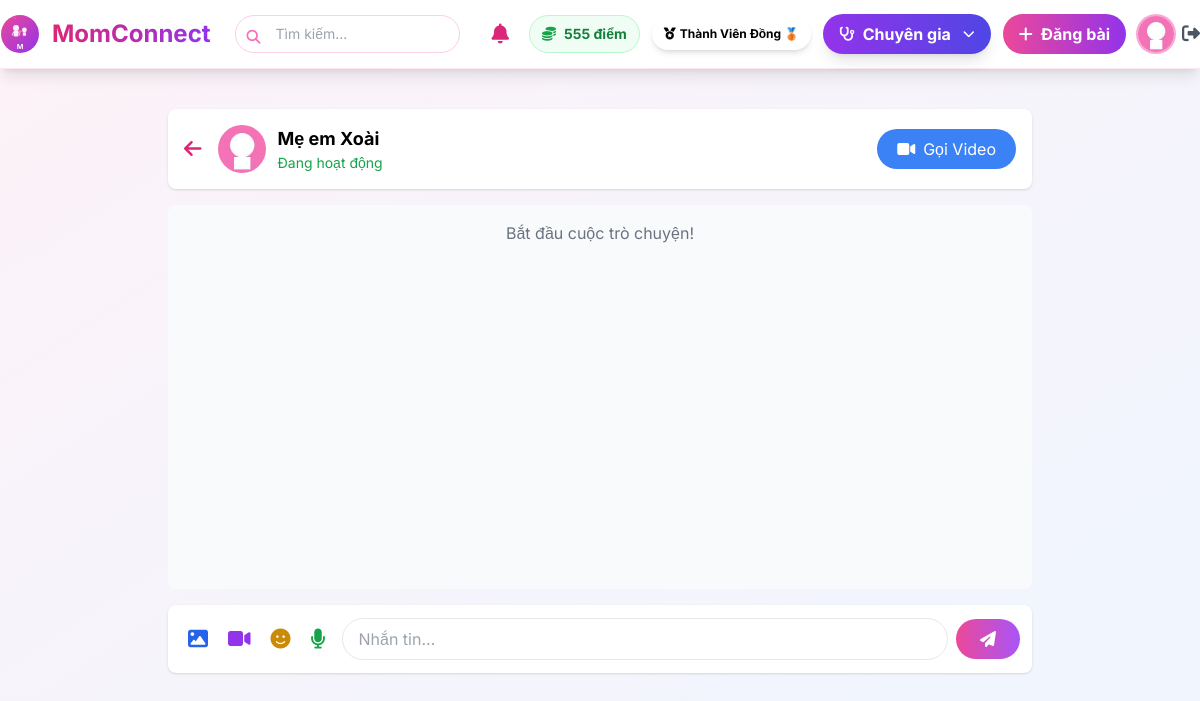
/chat/3 (signed in), run on the app's committed database.
### models.py (models this page shows, shortened)
class User(UserMixin, db.Model):
    __tablename__ = 'users'
    id = db.Column(db.Integer, primary_key=True)
    name = db.Column(db.String(100), nullable=False)
    email = db.Column(db.String(100), unique=True, nullable=False)
    password = db.Column(db.String(200), nullable=False)
    avatar = db.Column(db.String(200), default='default.jpg')
    bio = db.Column(db.Text)
    phone = db.Column(db.String(15), unique=True)  # Số điện thoại
    rating = db.Column(db.Float, default=0.0)  # Trung bình sao (0-5)
    children_count = db.Column(db.Integer, default=0)
    children_ages = db.Column(db.String(100))
    points = db.Column(db.Integer, default=0)
    role = db.Column(db.String(20), default='user')  # user, admin, expert
    is_active = db.Column(db.Boolean, default=True)
    badge = db.Column(db.String(50))  # ← THÊM TRƯỜNG CẤP BẬC
    created_at = db.Column(db.DateTime, default=vietnam_now)
    is_verified_expert = db.Column(db.Boolean, default=False)
    expert_category = db.Column(db.String(50))  # Lĩnh vực chuyên môn
    specialty = db.Column(db.String(100))              # Chuyên môn cụ thể
    experience_years = db.Column(db.Integer)           # Số năm kinh nghiệm
    workplace = db.Column(db.String(200))              # Nơi làm việc
    license_number = db.Column(db.String(100))         # Số chứng chỉ hành nghề
    license_expiry = db.Column(db.Date)                # Ngày hết hạn chứng chỉ
    consultation_fee = db.Column(db.Float)             # Phí tư vấn (VNĐ)
    education = db.Column(db.Text)                     # Học vấn
    certifications = db.Column(db.Text)                # Chứng chỉ (JSON string)
    availability = db.Column(db.String(20), default='available')  # available/busy/offline
    credibility_score = db.Column(db.Float, default=0) # Điểm uy tín
    posts = db.relationship('Post', backref='author', lazy='dynamic')

### app.py (the view, shortened to what this page needs)
@app.route('/chat/<int:user_id>')
@login_required
def chat(user_id):
    other_user = User.query.get_or_404(user_id)
    can_chat = False
    friendship = Friendship.query.filter(
        ((Friendship.user1_id == current_user.id) & (Friendship.user2_id == user_id)) |
        ((Friendship.user1_id == user_id) & (Friendship.user2_id == current_user.id))
    ).first()
    if friendship:
        can_chat = True
    if not can_chat:
        return render_template('not_friend.html', other_id=user_id, other_user=other_user)
    return render_template('chat.html', other_user=other_user)

### app.py (called while the page is built, shortened)
@login_manager.user_loader
def load_user(id):
    user = User.query.get(int(id))
    if user:
        update_user_badge(user)  # ← Tự động cập nhật badge mỗi khi đăng nhập/load user
    return user

def update_user_badge(user):
    old_badge = getattr(user, 'badge', None)
    points = user.points
    if points > 2000:
        badge = "Ứng viên Chuyên gia 🌟"
        can_request_expert = True
    elif points >= 1001:
        badge = "Thành Viên Bạc 🥈"
        can_request_expert = False
    elif points >= 201:
        badge = "Thành Viên Đồng 🥉"
        can_request_expert = False
    else:
        badge = "Mầm Non 👶"
        can_request_expert = False

@app.context_processor
def utility_processor():
    def now():
        return vietnam_now()
    return dict(now=now)

### templates/chat.html (shortened to what this page needs)
{% extends 'base.html' %}
{% block content %}
<div class="max-w-4xl mx-auto p-4">
    <div class="bg-white shadow rounded-lg p-4 mb-4 flex items-center justify-between">
        <div class="flex items-center">
            <a href="{{ url_for('home') }}" class="mr-4">
                <i class="fas fa-arrow-left text-xl text-pink-600"></i>
            </a>
            <img src="{{ url_for('static', filename=other_user.avatar or 'images/default-avatar.png') }}"
                class="w-12 h-12 rounded-full object-cover mr-3">
            <div>
                <h3 class="font-bold text-lg">{{ other_user.name }}</h3>
                {% if other_user.is_verified_expert %}
                <p class="text-xs text-purple-600 font-medium flex items-center gap-1">
                    <i class="fas fa-user-graduate"></i> Chuyên gia tư vấn
                </p>
                {% else %}
                <p class="text-sm text-green-600">Đang hoạt động</p>
                {% endif %}
            </div>
        </div>
        <button onclick="startVideoCall()"
            class="bg-blue-500 hover:bg-blue-600 text-white px-5 py-2 rounded-full transition flex items-center gap-2">
            <i class="fas fa-video"></i>
            <span>Gọi Video</span>
        </button>
    </div>
    <div id="chatbox" class="bg-gray-50 h-96 overflow-y-auto p-4 rounded-lg mb-4 space-y-3">
        <p class="text-center text-gray-500">Bắt đầu cuộc trò chuyện!</p>
    </div>
    <div class="bg-white rounded-lg shadow p-3">
        <div class="flex gap-2 items-center">
            <div class="flex gap-1">
                <button onclick="document.getElementById('imageInput').click()"
                    class="p-2 text-blue-600 hover:bg-blue-50 rounded-full transition" title="Gửi ảnh">
                    <i class="fas fa-image text-xl"></i>
                </button>
                <button onclick="document.getElementById('videoInput').click()"
                    class="p-2 text-purple-600 hover:bg-purple-50 rounded-full transition" title="Gửi video">
                    <i class="fas fa-video text-xl"></i>
                </button>
                <button onclick="toggleStickerPanel()"
                    class="p-2 text-yellow-600 hover:bg-yellow-50 rounded-full transition" title="Sticker">
                    <i class="fas fa-smile text-xl"></i>
                </button>
                <button onclick="toggleRecording()" id="recordBtn"
                    class="p-2 text-green-600 hover:bg-green-50 rounded-full transition" title="Ghi âm">
                    <i class="fas fa-microphone text-xl"></i>
                </button>
            </div>
            <input type="text" id="msgInput" placeholder="Nhắn tin..."
                class="flex-1 px-4 py-2 rounded-full border focus:outline-none focus:ring-2 focus:ring-pink-500">
            <button onclick="sendMsg()"
                class="bg-gradient-to-r from-pink-500 to-purple-500 text-white px-6 py-2 rounded-full font-medium hover:shadow-lg transition">
                <i class="fas fa-paper-plane"></i>
            </button>
        </div>
    </div>
</div>
{% endblock %}

### templates/base.html (shortened to what this page needs)
<!DOCTYPE html>
<html lang="vi">
<head>
    <script src="https://cdn.tailwindcss.com"></script>
    <link href="https://cdnjs.cloudflare.com/ajax/libs/font-awesome/6.5.0/css/all.min.css" rel="stylesheet">
</head>
<body class="bg-gradient-to-br from-pink-50 to-blue-50 min-h-screen">
    <nav class="bg-white shadow-lg py-3 sticky top-0 z-50 border-b border-pink-100">
        <div class="max-w-7xl mx-auto flex flex-col md:flex-row md:items-center justify-between gap-4">
            <a href="{{ url_for('home') }}" class="flex items-center gap-3 group shrink-0">
                <img src="{{ url_for('static', filename='logo.svg') }}" alt="MomConnect Logo"
                    class="w-10 h-10 logo-img">
                <span
                    class="text-2xl font-bold bg-gradient-to-r from-pink-600 to-purple-600 bg-clip-text text-transparent whitespace-nowrap">
                </span>
            </a>
            <form action="{{ url_for('search') }}" method="get"
                class="flex-1 w-full md:w-auto md:max-w-md mx-2 order-last md:order-none">
                <div class="relative">
                    <input type="text" name="q" placeholder="Tìm kiếm..."
                        class="w-full pl-10 pr-4 py-2 border border-pink-200 rounded-full focus:outline-none focus:ring-2 focus:ring-pink-400 transition text-sm">
                    <i class="fas fa-search absolute left-3 top-3 text-pink-400 text-sm"></i>
                </div>
            </form>
            <div class="flex items-center gap-2 md:gap-3 flex-wrap justify-end w-full md:w-auto mt-3 md:mt-0">
                {% if current_user.is_authenticated %}
                <div class="relative shrink-0">
                    <button onclick="toggleNotif()" class="relative p-2 hover:bg-gray-100 rounded-full transition">
                        <i class="fas fa-bell text-xl text-pink-600"></i>
                    </button>
                </div>
                {% if current_user.role != 'admin' %}
                <div class="flex items-center gap-2 bg-green-50 px-3 py-2 rounded-full border border-green-200">
                    <i class="fas fa-coins text-green-600 text-sm"></i>
                    <span class="text-green-700 font-bold text-sm">{{ current_user.points }} điểm</span>
                </div>
                {% if current_user.badge %}
                <span
                    class="px-3 py-2 rounded-full text-xs font-bold flex items-center gap-1 shadow-md animate-pulse-slow hidden sm:inline-flex"
                    {% if 'Ứng viên Chuyên gia' in current_user.badge %}bg-gradient-to-r from-purple-700 to-pink-700
                    text-white shadow-purple-500/50 {% elif 'Thành Viên Bạc' in current_user.badge %}bg-gradient-to-r
                    from-gray-400 to-gray-600 text-white {% elif 'Thành Viên Đồng' in current_user.badge
                    %}bg-gradient-to-r from-orange-600 to-yellow-600 text-white {% else %}bg-gradient-to-r
                    from-green-400 to-teal-500 text-white{% endif %}">
                    <i class="fas fa-medal text-xs"></i>
                    <span class="hidden sm:inline text-xs">{{ current_user.badge }}</span>
                </span>
                {% endif %}
                {% endif %}
                <div class="flex items-center gap-2">
                    {% if current_user.role != 'admin' %}
                    {% if current_user.is_verified_expert %}
                    <div class="relative group">
                        <button
                            class="bg-gradient-to-r from-purple-600 to-indigo-600 text-white px-4 py-2 rounded-full font-bold hover:shadow-xl transition flex items-center gap-2 shadow-lg transform hover:scale-105">
                            <i class="fas fa-stethoscope text-sm"></i>
                            <span class="hidden sm:inline">Chuyên gia</span>
                            <i class="fas fa-chevron-down ml-1 text-xs"></i>
                        </button>
                    </div>
                    {% endif %}
                    {% endif %}
                </div>
                {% endif %}
                {% if current_user.is_authenticated %}
                <a href="{{ url_for('create_post') }}"
                    class="bg-gradient-to-r from-pink-500 to-purple-600 text-white px-4 py-2 rounded-full font-bold hover:shadow-lg transition transform hover:scale-105 flex items-center gap-2 shrink-0">
                    <i class="fas fa-plus"></i>
                    <span class="hidden sm:inline">Đăng bài</span>
                </a>
                <div class="flex items-center gap-2">
                    <div class="relative group">
                        <a href="{{ url_for('profile') }}">
                            <img src="{{ url_for('static', filename=current_user.avatar or 'images/default-avatar.png') }}"
                                class="w-9 h-9 rounded-full object-cover ring-2 ring-pink-300 cursor-pointer transform hover:scale-110 transition-transform">
                        </a>
                    </div>
                    <a href="{{ url_for('logout') }}" class="text-gray-600 hover:text-red-600 transition-colors">
                        <i class="fas fa-sign-out-alt text-lg"></i>
                    </a>
                </div>
                {% endif %}
            </div>
        </div>
    </nav>
    <div class="max-w-7xl mx-auto p-4 md:p-6">
        {% block content %}{% endblock %}
    </div>
</body>
</html>

### templates/base.html (style rules this page uses)
body { font-family: 'Inter', sans-serif; }
.logo-img { transition: transform 0.3s ease; }
.animate-pulse-slow { animation: pulse 3s infinite; }

### data on the page
User: points "555", badge "Thành Viên Đồng 🥉", avatar (placeholder picture)
User: avatar (placeholder picture), name "Mẹ em Xoài"
